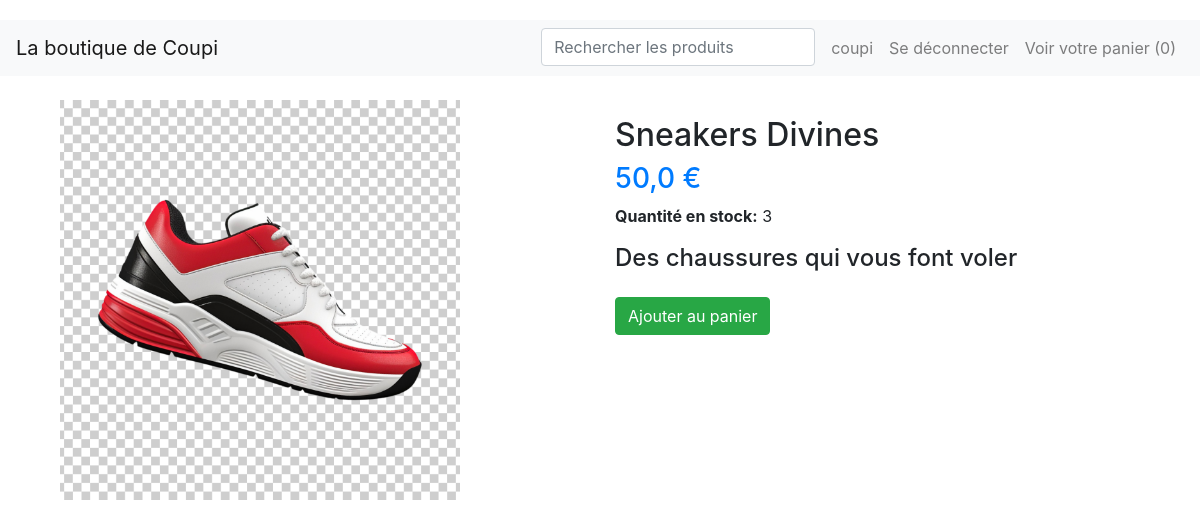
The app's page /product/sneakers-divines/ (signed in) with its own data.
### accounts/models.py (models this page shows)
class CustomUser(AbstractUser):
    pass

### store/models.py (models this page shows, shortened)
class Cart(models.Model):
    user = models.OneToOneField(AUTH_USER_MODEL, on_delete=models.CASCADE) #Je pouvais aussi faire un ForeignKey en faisant user= models.ForeignKey(unique=True)
    orders = models.ManyToManyField(Order) #plusieurs articles peuvent etre ajoutés au panier

class Product(models.Model):
    name = models.CharField(max_length=100)
    slug = models.SlugField(max_length=100,unique=True, blank=True)
    price = models.FloatField(default=0.0)
    qte_stock = models.IntegerField(default=0)
    description = models.TextField(blank=True)
    image = models.ImageField(upload_to='products', blank=True, null=True)
    user = models.ForeignKey(AUTH_USER_MODEL, on_delete=models.CASCADE)

### store/views.py (the view)
# urls.py: path('product/<str:slug>/', product_detail, name="product_detail"),
def product_detail(request,slug):
    product = get_object_or_404(Product, slug=slug)
    return render(request,'detail.html', context={"product": product})

### store/templates/detail.html
{% extends 'base.html' %}
{% block content %}
<div class="container mt-4">
    <div class="row">
        <div class="col-md-6">
            <img src="{{ product.image.url }}" alt="{{ product.name }}" class="img-fluid" style="max-height: 400px; object-fit: cover;">
        </div>
        <div class="col-md-6">
            <h2 class="mt-3">{{ product.name }}</h2>
            <h3 class="text-primary">{{ product.price }} €</h3>
            <p><strong>Quantité en stock:</strong> {{ product.qte_stock }}</p>
            <h4 class="mt-3">{{ product.description }}</h4>
            {% if user.is_authenticated %}
            <p class="mt-4">
                <a href="{% url 'add-to-cart' product.slug %}" class="btn btn-success">Ajouter au panier</a>
            </p>
            {% else %}
            <p class="mt-4">
                <a href="{% url 'login' %}" class="btn btn-primary">Connectez-vous pour ajouter au panier</a>
            </p>
            {% endif %}
        </div>
    </div>
</div>
{% endblock %}

### templates/base.html (shortened to what this page needs)
<!DOCTYPE html>
 <html class="no-js">
<html>
    <head>
        <link href="https://stackpath.bootstrapcdn.com/bootstrap/4.5.2/css/bootstrap.min.css" rel="stylesheet">
    </head>
    <body>
        <nav class="navbar navbar-expand-lg navbar-light bg-light">
            <a class="navbar-brand" href="{% url 'page_acceuil_boutique' %}">La boutique de Coupi</a>
            <div class="collapse navbar-collapse" id="navbarNav">
                <ul class="navbar-nav ml-auto">
                    <li class="nav-item">
                        <form id="search-form" class="form-inline my-2 my-lg-0" method="GET" action="">
                            <input id="search-input" class="form-control mr-sm-2" type="search" name="q" placeholder="Rechercher les produits" aria-label="Rechercher">
                        </form>
                    </li>
                    {% if user.is_authenticated %}
                        <li class="nav-item">
                            <a class="nav-link" href="{% url 'perso' %}">{{ user.username }}</a>
                        </li>
                        <li class="nav-item">
                            <a class="nav-link" href="{% url 'logout' %}">Se déconnecter</a>
                        </li>
                    {% endif %}
                    {% if user.cart %}
                        <li class="nav-item">
                            <a class="nav-link" href="{% url 'cart' %}">Voir votre panier ({{ user.cart.orders.count }})</a>
                        </li>
                    {% endif %}
                </ul>
            </div>
        </nav>
        <div class="container">
            {% block content %}
            {% endblock %}
        </div>
    </body>
</html>

### templates/base.html (style rules this page uses)
body { padding-top: 20px; }
.navbar { margin-bottom: 20px; }

### records on screen
CustomUser: username "coupi", cart.orders.count "0"
Product: image (picture), name "Sneakers Divines", price "50,0", qte_stock "3", description "Des chaussures qui vous font voler"
